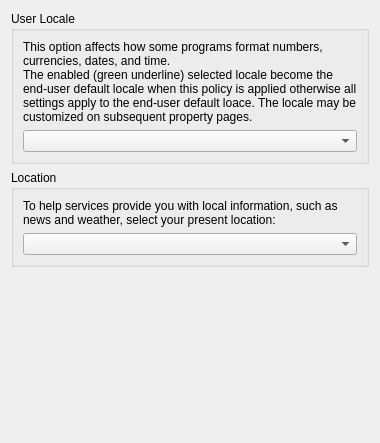
<?xml version="1.0" encoding="UTF-8"?>
<ui version="4.0">
 <class>RegionalOptionWidget</class>
 <widget class="QWidget" name="RegionalOptionWidget">
  <property name="geometry">
   <rect>
    <x>0</x>
    <y>0</y>
    <width>380</width>
    <height>443</height>
   </rect>
  </property>
  <property name="windowTitle">
   <string>Form</string>
  </property>
  <layout class="QGridLayout" name="gridLayout">
   <item row="1" column="0">
    <widget class="QGroupBox" name="LocationGroupBox">
     <property name="title">
      <string>Location</string>
     </property>
     <layout class="QGridLayout" name="gridLayout_3">
      <item row="0" column="0">
       <widget class="QLabel" name="localNameLabel">
        <property name="text">
         <string>To help services provide you with local information, such as news and weather, select your present location:</string>
        </property>
        <property name="wordWrap">
         <bool>true</bool>
        </property>
        <property name="buddy">
         <cstring>localNameComboBox</cstring>
        </property>
       </widget>
      </item>
      <item row="1" column="0">
       <widget class="QComboBox" name="localNameComboBox"/>
      </item>
     </layout>
    </widget>
   </item>
   <item row="0" column="0">
    <widget class="QGroupBox" name="UserLocaleGroupBox">
     <property name="title">
      <string>User Locale</string>
     </property>
     <layout class="QGridLayout" name="gridLayout_2">
      <item row="0" column="0">
       <widget class="QLabel" name="localeIdLabel">
        <property name="text">
         <string>This option affects how some programs format numbers, currencies, dates, and time.
The enabled (green underline) selected locale become the end-user default locale when this policy is applied otherwise all settings apply to the end-user default loace. The locale may be customized on subsequent property pages.</string>
        </property>
        <property name="wordWrap">
         <bool>true</bool>
        </property>
        <property name="buddy">
         <cstring>localeIdComboBox</cstring>
        </property>
       </widget>
      </item>
      <item row="1" column="0">
       <widget class="QComboBox" name="localeIdComboBox"/>
      </item>
     </layout>
    </widget>
   </item>
   <item row="2" column="0">
    <spacer name="RegionOptionsVerticalSpacer">
     <property name="orientation">
      <enum>Qt::Vertical</enum>
     </property>
     <property name="sizeHint" stdset="0">
      <size>
       <width>20</width>
       <height>40</height>
      </size>
     </property>
    </spacer>
   </item>
  </layout>
 </widget>
 <tabstops>
  <tabstop>localeIdComboBox</tabstop>
  <tabstop>localNameComboBox</tabstop>
 </tabstops>
 <resources/>
 <connections/>
</ui>
